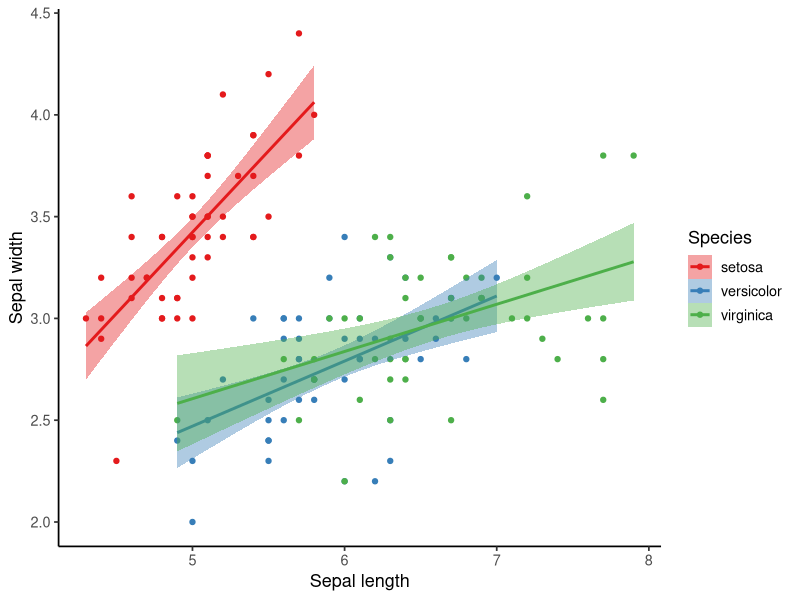
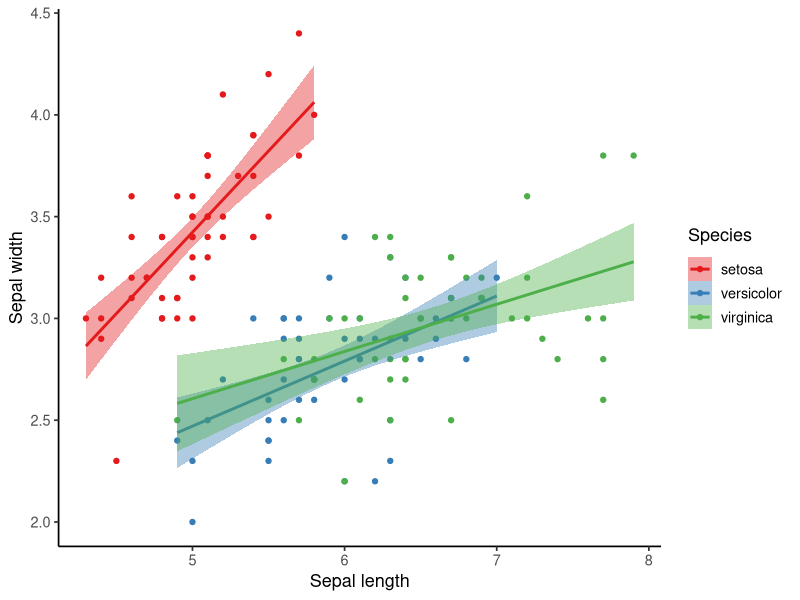
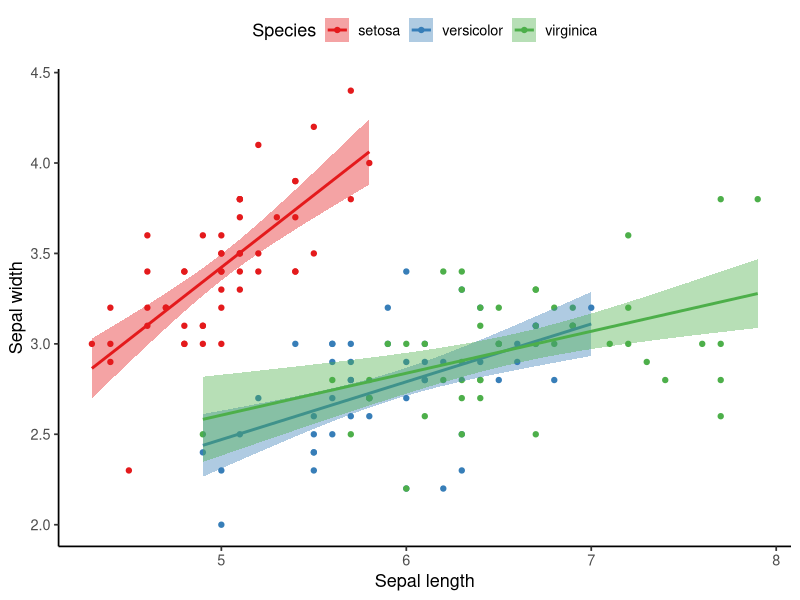
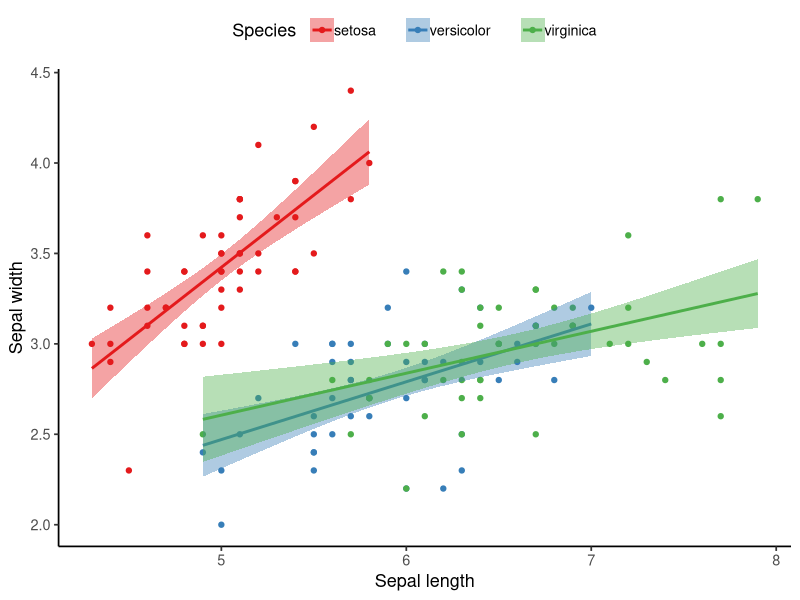
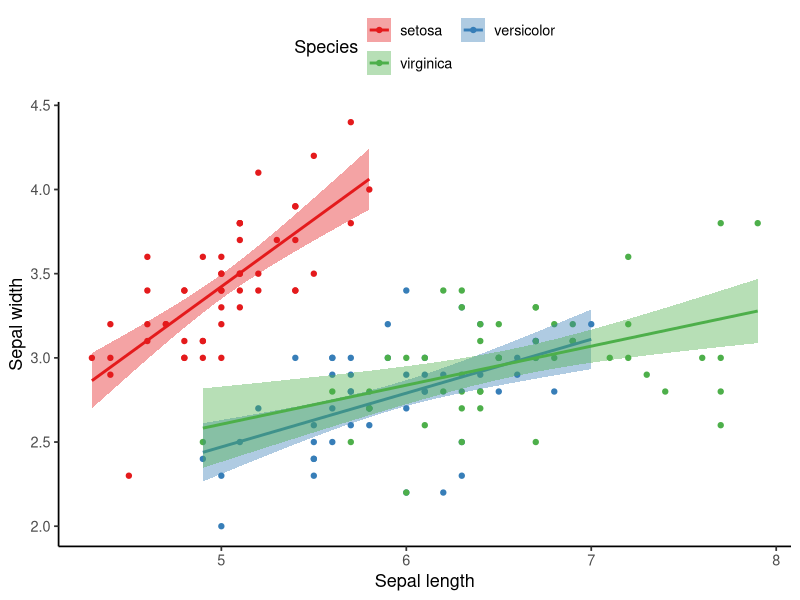
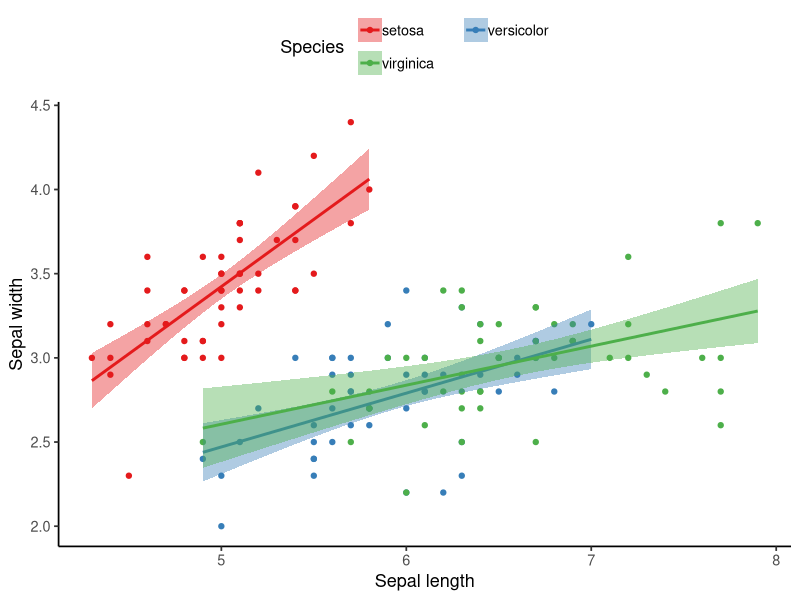
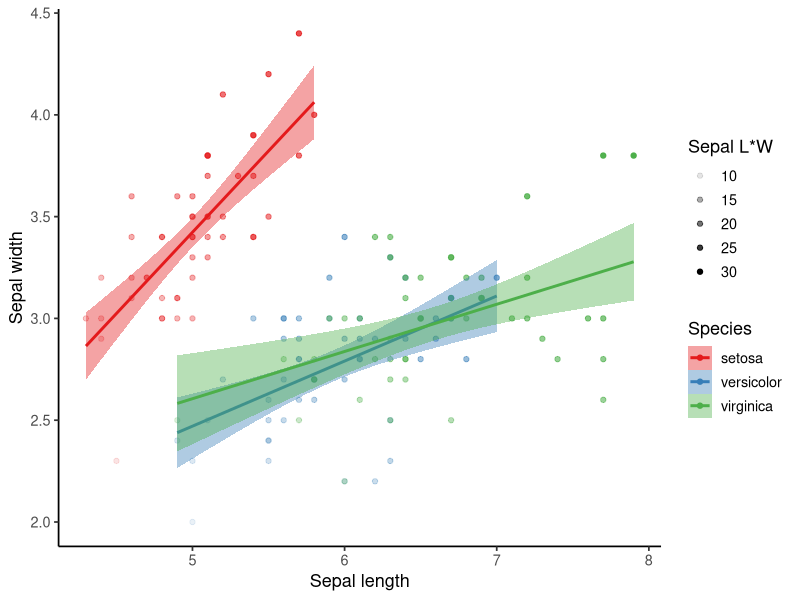
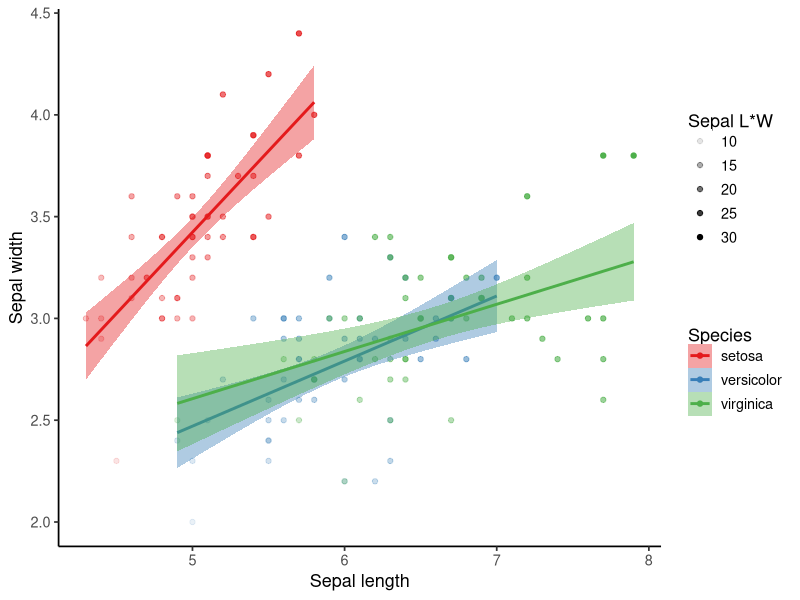

Source code (R) for these figures, in order:
## ---- chunk 1
knitr::opts_chunk$set(message = F, 
                      error = F, 
                      warning = F,
                      fig.align = "center")

## ---- chunk 2
library(tidyverse)

### Default plot
P_vertical_default <- ggplot(data = iris) + 
  geom_point(aes(x = Sepal.Length, y = Sepal.Width, color = Species)) + 
  geom_smooth(aes(x = Sepal.Length, y = Sepal.Width, color = Species, fill = after_scale(color)), method = "lm", se = T) + 
  scale_color_brewer(palette = "Set1") +
  labs(x = "Sepal length", y = "Sepal width") + 
  theme_classic(base_size = 13)

### Adjust the spacing between legend items
P_vertical_adjusted <- P_vertical_default + 
  theme(legend.title = element_text(margin = margin(b = 10)),  # adjust the spacing between the legend title and the first legend key 
        legend.spacing.x = unit(0.2, "inch"),  # adjust the horizontal spacing between legend keys and labels
        legend.spacing.y = unit(0.2, "inch")) +  # adjust the vertical spacing between legend keys
  guides(color = guide_legend(byrow = T))  # "byrow = T" is necessary for "legend.spacing.y" to work for vertical legends  

P_vertical_default; P_vertical_adjusted

## ---- chunk 3
### Default plot
P_horizontal_default <- ggplot(data = iris) + 
  geom_point(aes(x = Sepal.Length, y = Sepal.Width, color = Species)) + 
  geom_smooth(aes(x = Sepal.Length, y = Sepal.Width, color = Species, fill = after_scale(color)), method = "lm", se = T) + 
  scale_color_brewer(palette = "Set1") +
  labs(x = "Sepal length", y = "Sepal width") + 
  theme_classic(base_size = 13) + 
  theme(legend.position = "top",
        legend.direction = "horizontal")

### Adjust the spacing between legend items
P_horizontal_adjusted <- P_horizontal_default + 
  theme(legend.title = element_text(margin = margin(r = 10)),  # adjust the spacing between legend title and the first legend key
        legend.spacing.x = unit(0.2, "inch"),  # adjust the spacing between legend keys and labels
        legend.text = element_text(margin = margin(r = 15)))  # fine tune the spacing between the legend label and the adjacent legend key
        
P_horizontal_default; P_horizontal_adjusted

## ---- chunk 4
### Default plot
P_matrix_default <- ggplot(data = iris) + 
  geom_point(aes(x = Sepal.Length, y = Sepal.Width, color = Species)) + 
  geom_smooth(aes(x = Sepal.Length, y = Sepal.Width, color = Species, fill = after_scale(color)), method = "lm", se = T) + 
  scale_color_brewer(palette = "Set1") +
  labs(x = "Sepal length", y = "Sepal width") + 
  theme_classic(base_size = 13) + 
  theme(legend.position = "top",
        legend.direction = "horizontal") + 
  guides(color = guide_legend(nrow = 2, ncol = 2, byrow = T))

### Adjust the spacing between legend items
P_matrix_adjusted <- P_matrix_default + 
  theme(legend.title = element_text(margin = margin(r = 10)),  # adjust the spacing between legend title and the first legend key
        legend.spacing.x = unit(0.2, "inch"),  # adjust the horizontal spacing between legend keys and labels
        legend.spacing.y = unit(0.2, "inch"),  # adjust the vertical spacing between legend keys
        legend.text = element_text(margin = margin(r = 15)))  # fine tune the spacing between the legend label and the adjacent legend key
        
P_matrix_default; P_matrix_adjusted

## ---- chunk 5
### Default plot
P_multiple_default <- ggplot(data = iris) + 
  geom_point(aes(x = Sepal.Length, y = Sepal.Width, color = Species, alpha = Sepal.Length*Sepal.Width)) + 
  geom_smooth(aes(x = Sepal.Length, y = Sepal.Width, color = Species, fill = after_scale(color)), method = "lm", se = T) + 
  scale_color_brewer(palette = "Set1") +
  scale_alpha_continuous(name = "Sepal L*W") +
  labs(x = "Sepal length", y = "Sepal width") + 
  theme_classic(base_size = 13)

P_multiple_default

## ---- chunk 6
### Adjust the spacing between legends
P_multiple_adjusted <- P_multiple_default +
  theme(legend.title = element_text(margin = margin(t = 30)),  # create more white space above the legend titles
        legend.box.margin = margin(b = 50))  # create more white space beneath the legend box to push the legends up

P_multiple_adjusted

